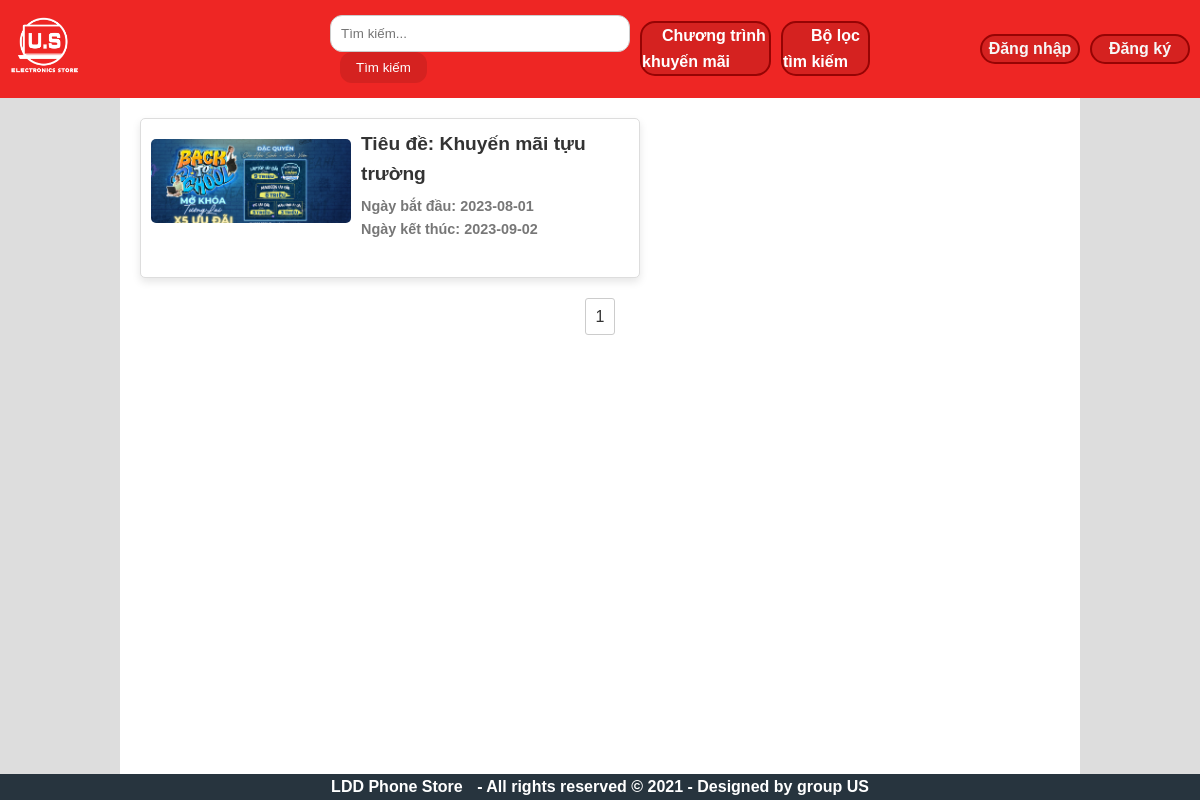
Page /layout/PromotionController.php on the committed database.
### tables this page shows
CREATE TABLE `promotions` (
  `id_promotions` int(11) NOT NULL,
  `title` varchar(255) NOT NULL,
  `content` text NOT NULL,
  `image_path` varchar(255) NOT NULL,
  `start_date` date NOT NULL,
  `end_date` date NOT NULL
);

### layout/PromotionController.php (called while the page is built)
<?php
require_once 'PromotionModel.php';
require_once 'connect.php';
class PromotionController {
    private $model;
    public function __construct($conn) {
        $this->model = new PromotionModel($conn);
    }
    public function index($page) {
        $itemsPerPage = 10;
        $start = ($page - 1) * $itemsPerPage;
        $promotions = $this->model->getPromotions($start, $itemsPerPage);
        $totalPromotions = $this->model->getTotalPromotions();
        $totalPages = ceil($totalPromotions / $itemsPerPage);
        require 'view/show-promotions.php';
    }
}
$page = isset($_GET['page']) && is_numeric($_GET['page']) ? $_GET['page'] : 1;
$controller = new PromotionController($conn);
$controller->index($page);
?>

### layout/PromotionModel.php (called while the page is built)
<?php
class PromotionModel {
    private $conn;
    public function __construct($conn) {
        $this->conn = $conn;
    }
    public function getPromotions($start, $itemsPerPage) {
        $sql = "SELECT `id_promotions`, `image_path`, `start_date`, `end_date`, `title` FROM `promotions` LIMIT $start, $itemsPerPage";
        $result = $this->conn->query($sql);
        $promotions = [];
        if ($result->num_rows > 0) {
            while ($row = $result->fetch_assoc()) {
                $promotions[] = $row;
            }
        }
        return $promotions;
    }
    public function getTotalPromotions() {
        $sql = "SELECT COUNT(*) AS total FROM `promotions`";
        $result = $this->conn->query($sql);
        $row = $result->fetch_assoc();
        return $row['total'];
    }
}

### layout/view/show-promotions.php (the view, shortened to what this page needs)
<!DOCTYPE html>
<html lang="en">
<head>
    <link rel="stylesheet" href="/css/show-promotions.css">
</head>
<body>
    <header><?php include 'header.php'; ?></header>
    <main><div class="promotion-list">
        <?php foreach ($promotions as $promotion): ?>
            <div class='show-notification'>
                <a href='/layout/promotion_details.php?id=<?= $promotion['id_promotions'] ?>'>
                    <div class="notification-content">
                        <div class="image-container">
                        <img src='<?= SERVER_PATH .   $promotion['image_path'] ?>' alt='<?= $promotion['title'] ?>' style='max-width: 200px;'>
                        </div>
                        <div class="notification-details">
                            <h1 class='title'>Tiêu đề: <?= $promotion['title'] ?></h1>
                            <h1 class='start-date-notifi'>Ngày bắt đầu: <?= $promotion['start_date'] ?></h1>
                            <h1 class='end-date-notifi'>Ngày kết thúc: <?= $promotion['end_date'] ?></h1>
                        </div>
                    </div>
                </a>
            </div>
        <?php endforeach; ?>
    </div>
    <div class="pagination">
        <?php for ($i = 1; $i <= $totalPages; $i++): ?>
            <?php if ($i == $page): ?>
                <span><?= $i ?></span>
            <?php else: ?>
                <a href='?page=<?= $i ?>'><?= $i ?></a>
            <?php endif; ?>
        <?php endfor; ?>
    </div></main>
    <footer><?php include 'footer.php'; ?></footer>
</body>
</html>

### css/show-promotions.css (style rules this page uses)
* { margin: 0; padding: 0; box-sizing: border-box; }
body { font-family: Arial, sans-serif; background-color: #DDDDDD; color: #333; }
main { padding: 20px; margin-left: 10%; margin-right: 10%; background-color: white; }
.promotion-list { display: grid; grid-template-columns: repeat(auto-fill, minmax(300px, 1fr)); gap: 20px; margin-bottom: 20px; width: 100%; max-width: 500px; }
.show-notification { border: 1px solid #ddd; padding: 10px; background-color: white; border-radius: 5px; box-shadow: 0px 4px 8px rgba(0, 0, 0, 0.1); }
.show-notification a { text-decoration: none; color: #333; }
.notification-content { display: flex; align-items: center; }
.image-container { flex: 0 0 30%; padding-right: 10px; }
.image-container img { max-width: 100%; height: auto; border-radius: 5px; }
.notification-details { flex: 1; }
.title { font-size: 1.2rem; margin-bottom: 5px; }
.start-date-notifi, .end-date-notifi { font-size: 0.9rem; color: #777; }
.pagination { margin-top: 20px; text-align: center; }
.pagination a, .pagination span { display: inline-block; padding: 5px 10px; margin: 0 2px; color: #333; text-decoration: none; border: 1px solid #ccc; border-radius: 3px; }

### css/header.css (style rules this page uses)
body { font-family: Arial, sans-serif; margin: auto; padding: 0; line-height: 1.6; }
header { position: -webkit-sticky; position: sticky; top: 0; background-color: #ee2624; padding: 5px; display: flex; align-items: center; justify-content: center; z-index: 9999; }
.user-info li, a { margin-right: 10px; text-decoration: none; color: black; }

### css/footer.css (style rules this page uses)
html, body { margin: 0; padding: 0; height: 100%; }
body { display: flex; flex-direction: column; }
main { flex-grow: 1; }
footer { background-color: #27343e; flex-shrink: 0; text-align: center; }

### rows in the picture
promotions: image_path (picture), title "Khuyến mãi tựu trường", start_date "2023-08-01", end_date "2023-09-02"
